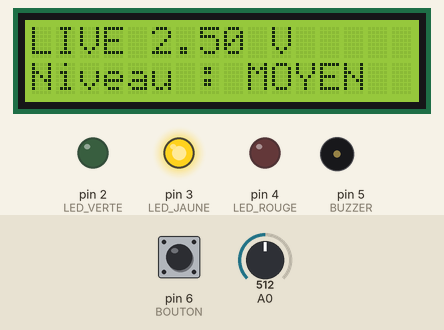
Recording of a sketch running on a simulated Arduino Uno, built with avr-gcc and run on an emulated ATmega328P. On the bench: 16×2 character LCD, output pins drawn as LEDs (lit = HIGH), buzzer (waves = sounding). The test bench sets the inputs (shaded band); at power-on: A0 = 512, pin 6 (BOUTON) HIGH.

Above: at 1.2 s.
1.3 s: A0 set to 418
At 2.2 s:
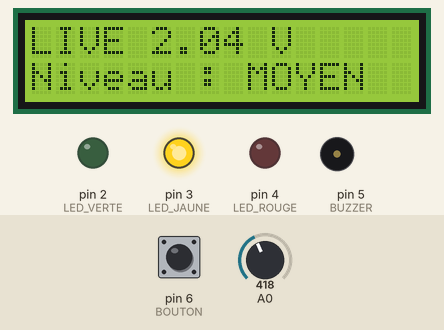
2.8 s: A0 set to 393
At 3.4 s:
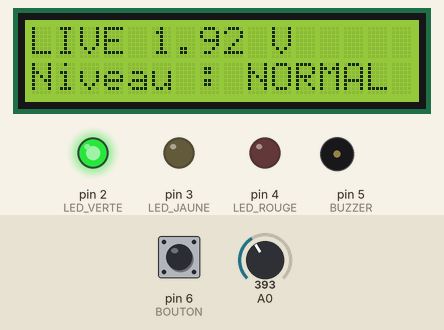
4.4 s: pin 6 (BOUTON) pulled LOW for 0.15 s
At 5.2 s:
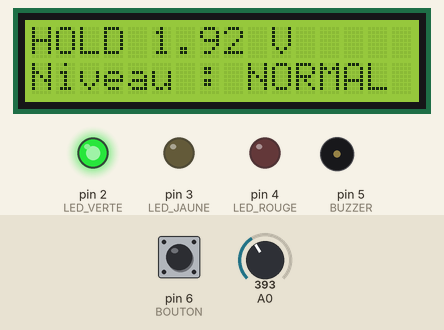
6.0 s: pin 6 (BOUTON) pulled LOW for 1 s
At 6.9 s:
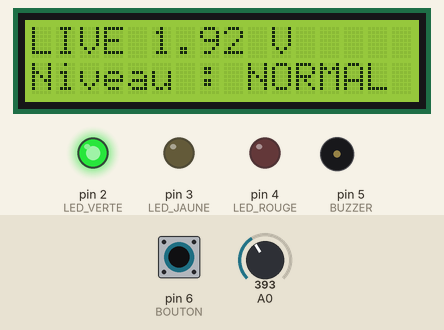
8.5 s: A0 set to 900
At 9.8 s:
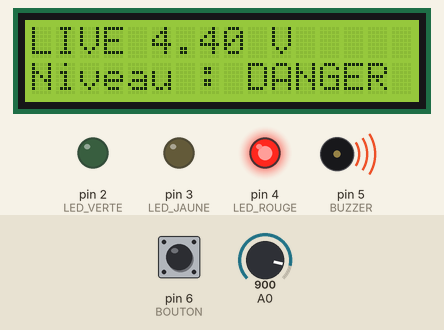
10.1 s: pin 6 (BOUTON) pulled LOW for 0.15 s
At 11.6 s:
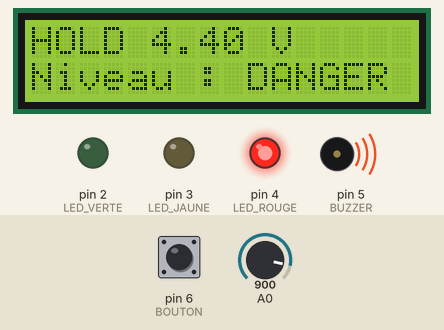
Timing chart, 0 to 12.7 s (numbered marks = the images above; inputs shaded):
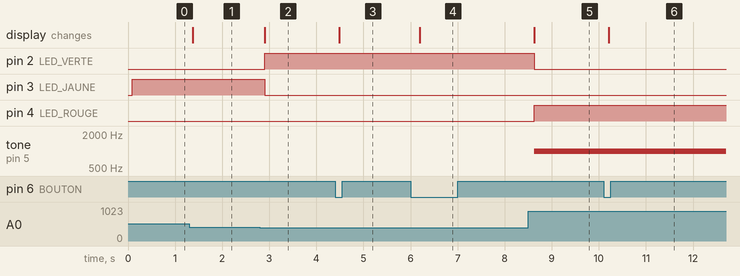

Measured:
- the behaviour switches between 410 and 409 on A0 (found by bisection; images 1 and 2)
- after the input at 1.3 s, the display: changes after 0.07 s (image 1)
- after the input at 2.8 s, pin 2 (LED_VERTE): LOW → HIGH after 0.10 s; pin 3 (LED_JAUNE): HIGH → LOW after 0.10 s; the display: changes after 0.10 s (image 2)
- after the input at 4.4 s, the display: changes after 0.09 s (image 3)
- after the input at 6.0 s, the display: changes after 0.20 s (image 4)
- after the input at 8.5 s, pin 2 (LED_VERTE): HIGH → LOW after 0.13 s; pin 4 (LED_ROUGE): LOW → HIGH after 0.13 s; tone on pin 5 (BUZZER): silent → 1000 Hz after 0.13 s; the display: changes after 0.13 s (image 5)
- after the input at 10.1 s, the display: changes after 0.11 s (image 6)

The sketch:

voltmetre_ameliore.ino
```cpp
#include <Wire.h>
#include <LiquidCrystal_I2C.h>

LiquidCrystal_I2C lcd(0x27, 16, 2);

const int LED_VERTE = 2, LED_JAUNE = 3, LED_ROUGE = 4;
const int BUZZER = 5, BOUTON = 6;

bool hold = false;
bool dernierEtat = HIGH;
float tension = 0;

void setup() {
  pinMode(LED_VERTE, OUTPUT);
  pinMode(LED_JAUNE, OUTPUT);
  pinMode(LED_ROUGE, OUTPUT);
  pinMode(BUZZER, OUTPUT);
  pinMode(BOUTON, INPUT_PULLUP);   // bouton relie a GND
  lcd.init();
  lcd.backlight();
}

void loop() {
  // Gestion du bouton HOLD (appui = bascule figer / reprendre)
  bool etat = digitalRead(BOUTON);
  if (dernierEtat == HIGH && etat == LOW) {
    hold = !hold;
    delay(50);                     // anti-rebond
  }
  dernierEtat = etat;

  // Mesure uniquement si on n'est pas en HOLD
  if (!hold) {
    tension = analogRead(A0) * 5.0 / 1023.0;
  }

  // Affichage
  lcd.setCursor(0, 0);
  lcd.print(hold ? "HOLD " : "LIVE ");
  lcd.print(tension, 2);
  lcd.print(" V ");

  lcd.setCursor(0, 1);
  if (tension < 2.0)      lcd.print("Niveau : NORMAL ");
  else if (tension < 4.0) lcd.print("Niveau : MOYEN  ");
  else                    lcd.print("Niveau : DANGER ");

  // LED et buzzer selon la tension
  digitalWrite(LED_VERTE, tension < 2.0);
  digitalWrite(LED_JAUNE, tension >= 2.0 && tension < 4.0);
  digitalWrite(LED_ROUGE, tension >= 4.0);

  if (tension >= 4.0) tone(BUZZER, 1000);
  else noTone(BUZZER);

  delay(100);
}
```
